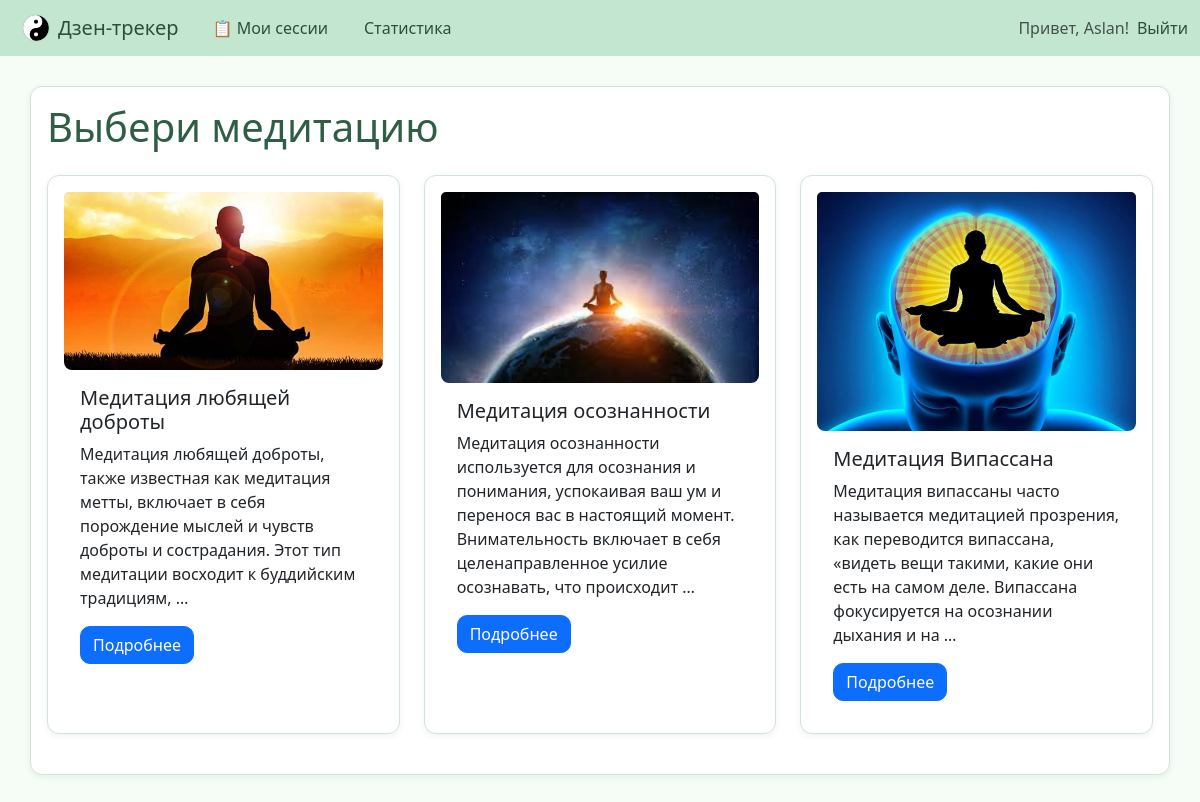
Screenshot of /meditations/ (signed in) with the database file from the repository.
### tracker/models.py (models this page shows, shortened)
class Meditation(models.Model):
    title = models.CharField(max_length=100)
    description = models.TextField()
    image = models.ImageField(upload_to='meditation_images/', null=True, blank=True)
    instructions = models.TextField(blank=True, null=True)
    duration = models.PositiveIntegerField(help_text="Длительность в минутах")

### tracker/views.py (the view)
# urls.py: path('meditations/', views.MeditationListView.as_view(), name='meditation_list'),
class MeditationListView(LoginRequiredMixin, ListView):
    model = Meditation
    template_name = 'meditation_list.html'
    context_object_name = 'meditations'

### templates/meditation_list.html
{% extends 'base.html' %}
{% load static %}
{% block content %}
<h1 class="mb-4">Выбери медитацию</h1>
<div class="row">
    {% for meditation in meditations %}
    <div class="col-md-6 col-lg-4 mb-4">
        <div class="card h-100">
            {% if meditation.image %}
                <img src="{{ meditation.image.url }}" class="card-img-top" alt="{{ meditation.title }}">
            {% endif %}
            <div class="card-body">
                <h5 class="card-title">{{ meditation.title }}</h5>
                <p class="card-text">{{ meditation.description|truncatewords:25 }}</p>
                <a href="{% url 'meditation_detail' meditation.pk %}" class="btn btn-primary">Подробнее</a>
            </div>
        </div>
    </div>
    {% empty %}
    <p>Нет доступных медитаций.</p>
    {% endfor %}
</div>
{% endblock %}

### templates/partials/navbar.html (shortened to what this page needs)
{% load static %}
<nav class="navbar navbar-expand-lg navbar-light bg-grey mb-4">
  <div class="container-fluid">
    <a class="navbar-brand d-flex align-items-center gap-2" href="{% url 'home' %}">
  <img src="{% static 'images/icon.png' %}" alt="Логотип" width="28" height="28" class="d-inline-block align-text-top">
  Дзен-трекер
    </a>
    <div class="collapse navbar-collapse" id="navbarNav">
      <ul class="navbar-nav me-auto">
        {% if user.is_authenticated %}
        <li class="nav-item">
          <a class="nav-link" href="{% url 'restsession_list' %}">📋 Мои сессии</a>
        </li>
        {% endif %}
        <a href="{% url 'statistics' %}" class="nav-link">Статистика</a>
      </ul>
      <ul class="navbar-nav">
        {% if user.is_authenticated %}
        <li class="nav-item">
          <span class="navbar-text me-2">Привет, {{ user.username }}!</span>
       <li class="nav-item">
            <form method="post" action="{% url 'logout' %}" style="display: inline;">
              <button type="submit" class="btn nav-link" style="background: none; border: none; padding: 0; color: #0d6efd;">
                Выйти
              </button>
            </form>
          </li>
        {% endif %}
      </ul>
    </div>
  </div>
</nav>

### static/styles.css (style rules this page uses)
body { font-family: Arial, sans-serif; background-color: #f4f4f4; color: #333; margin: 0; padding: 0; }
nav { background: #333; color: white; padding: 10px; text-align: center; }
nav a { color: white; margin: 0 10px; text-decoration: none; }

### static/pastel.css (style rules this page uses)
body { background-color: #f5fdf6; color: #2e4e36; font-family: 'Segoe UI', sans-serif; }
h1, h2, h3, h4, h5 { color: #2f5e45; }
.container, .card, .list-group-item { background-color: #ffffff; border: 1px solid #d0e5d5; border-radius: 12px; padding: 1rem; box-shadow: 0 2px 6px rgba(46, 78, 54, 0.08); }
.btn { border-radius: 10px; font-weight: 500; transition: background-color 0.3s ease; }
img { border-radius: 8px; }
a { color: #397d5d; }
.navbar { background-color: #c3e6d1; }
.navbar-brand, .nav-link { color: #2e4e36 !important; }

### rows the page displays
Meditation: image (picture), title "Медитация любящей доброты", description "Медитация любящей доброты, также известная как медитация метты, включает в себя порождение мыслей и чувств доброты и сострадания. Этот тип медитации восходит к буддийским традициям, …"
Meditation: image (picture), title "Медитация осознанности", description "Медитация осознанности используется для осознания и понимания, успокаивая ваш ум и перенося вас в настоящий момент. Внимательность включает в себя целенаправленное усилие осознавать, что происходит …"
Meditation: image (picture), title "Медитация Випассана", description "Медитация випассаны часто называется медитацией прозрения, как переводится випассана, «видеть вещи такими, какие они есть на самом деле. Випассана фокусируется на осознании дыхания и на …"

### other values shown
{{ user.username }} "Aslan"
